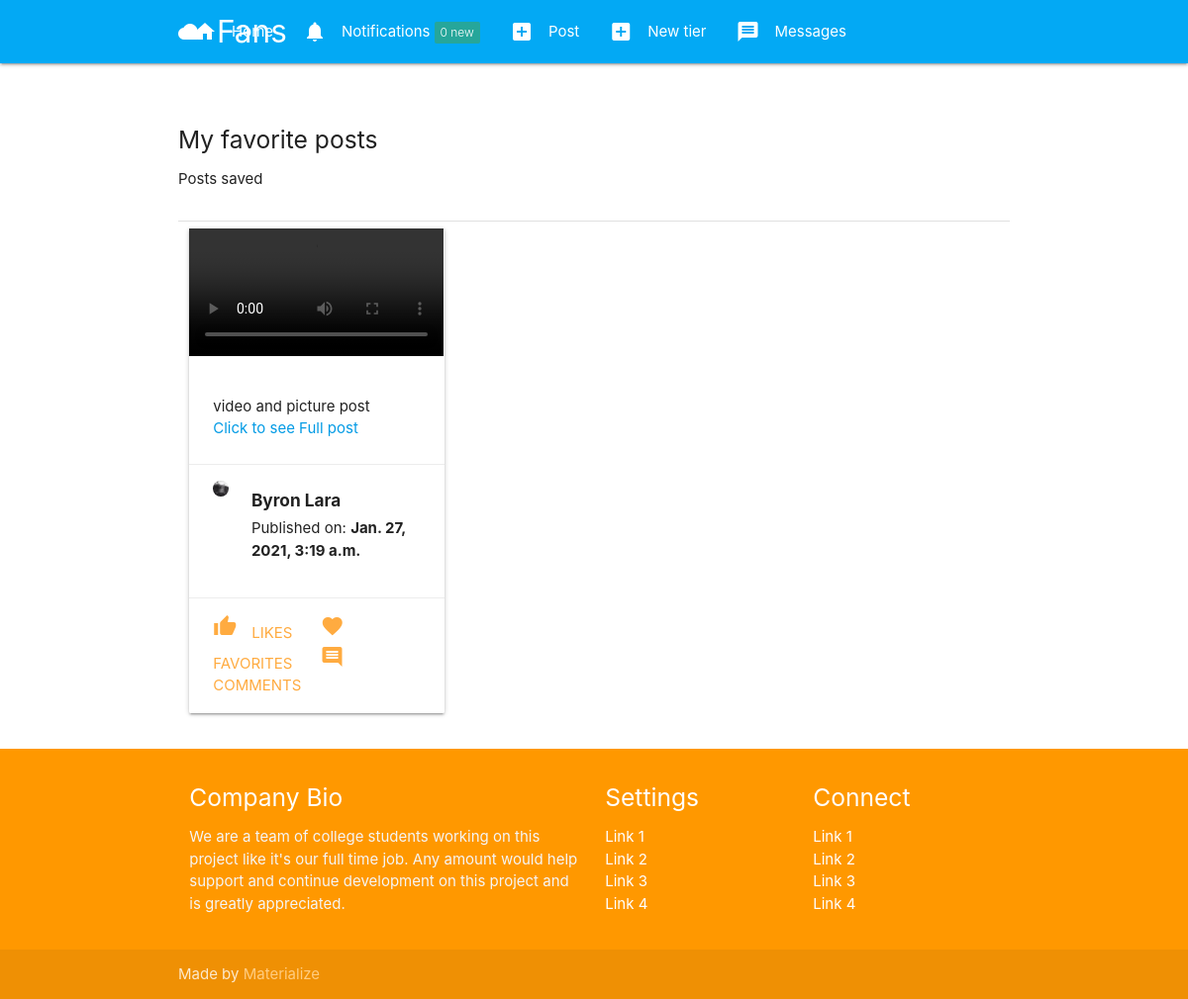
The page /post/bookmarks/ (signed in) on the database its author committed.
### post/models.py (models this page shows)
class Post(models.Model):
    id = models.UUIDField(primary_key=True, default=uuid.uuid4, editable=False)
    content = models.ManyToManyField(PostFileContent, related_name='contents')
    title = models.CharField(max_length=150)
    caption = models.TextField(max_length=1500, verbose_name='Caption')
    posted = models.DateTimeField(auto_now_add=True)
    tier = models.ForeignKey(Tier, on_delete=models.CASCADE, related_name='tiers')
    user = models.ForeignKey(User, on_delete=models.CASCADE)
    likes_count = models.IntegerField(default=0)
    comments_count = models.IntegerField(default=0)
    favorites_count = models.IntegerField(default=0)
    def get_absolute_url(self):
        return reverse('postdetails', args=[str(self.id)])

### authy/models.py (models this page shows, shortened)
class Profile(models.Model):
	user = models.OneToOneField(User, on_delete=models.CASCADE, related_name='profile')
	location = models.CharField(max_length=50, null=True, blank=True)
	url = models.CharField(max_length=80, null=True, blank=True)
	profile_info = models.TextField(max_length=150, null=True, blank=True)
	created = models.DateField(auto_now_add=True)
	picture = models.ImageField(upload_to=user_directory_path_profile, blank=True, null=True, verbose_name='Picture')
	banner = models.ImageField(upload_to=user_directory_path_banner, blank=True, null=True, verbose_name='Banner')

### post/views.py (the view)
# urls.py: path('bookmarks/', BookmarkList, name='bookmarks'),
@login_required
def BookmarkList(request):
    bookmark_list = Bookmark.objects.get(user=request.user)
    paginator = Paginator(bookmark_list.posts.all(), 9)
    page_number = request.GET.get('page')
    bookmark_data = paginator.get_page(page_number)
    context = {
        'bookmark_data': bookmark_data,
    }
    return render(request, 'bookmark_list.html', context)

### authy/views.py (called while the page is built)
def SideNavInfo(request):
	user = request.user
	nav_profile = None
	fans = None
	follows = None
	if user.is_authenticated:
		nav_profile = Profile.objects.get(user=user)
		fans = Subscription.objects.filter(subscribed=user).count()
		follows = Subscription.objects.filter(subscriber=user).count()
	return {'nav_profile': nav_profile, 'fans': fans, 'follows': follows}

### direct/views.py (called while the page is built)
def CheckDirects(request):
    directs_count = 0
    if request.user.is_authenticated:
        directs_count = Message.objects.filter(user=request.user, is_read=False).count()
    return {'directs_count': directs_count}

### notifications/views.py (called while the page is built)
def CountNotifications(request):
    count_notifications = None
    if request.user.is_authenticated:
        count_notifications = Notification.objects.filter(user=request.user, is_seen=False).count()
    return {'count_notifications': count_notifications}

### fans_clone/templates/bookmark_list.html (shortened to what this page needs)
{% extends 'base.html' %}
{% load static %}
{% block content %}
<div class="section">
  <h5>My favorite posts</h5>
  <p>Posts saved</p>
</div>
<div class="divider"></div>
{% for post in bookmark_data %}
    <div class="col s12 m4">
      <div class="card">
        <div class="card-image">
        {% if post.content.first.file.name|slice:"-3:" == 'jpg' %}
          <a href="{{ post.get_absolute_url }}"><img src="{{ post.content.first.file.url }}"></a>
          <span class="card-title"><b>{{ post.title }}</b></span>
          <a class="btn-floating halfway-fab waves-effect waves-light red"><i class="material-icons">favorite</i></a>
        {% else %}
        <div class="video-container">
          <video class="responsive-video" controls="controls" preload="metadata">
            <source src="{{ post.content.first.file.url }}#t=0.5" type="video/mp4">
          </video>
        </div>
        {% endif %}
        </div>
        <div class="card-content">
          {{ post.caption }}
          <p><a href="{{ post.get_absolute_url }}">Click to see Full post</a></p>
        </div>
        <div class="card-action">
          <div class="row">
            <div class="col s2">
              {% if post.user.profile.picture %}
                <img src="{{ post.user.profile.picture.url }}" class="circle responsive-img">
              {% else %}
                <img src="{% static 'img/no_avatar.jpg' %}" class="circle responsive-img">
              {% endif %}
            </div>
            <div class="col s10">
              <h6><b>{{ post.user.first_name }} {{ post.user.last_name }}</b></h6>
              <span>Published on: <b>{{ post.posted }}</b></span>
            </div>
          </div>
        </div>
        <div class="card-action">
          <a href="{% url 'postlike' post.id %}"><i class="material-icons left">thumb_up</i>{{ stream.post.likes_count }} Likes</a>
          <a href="#"><i class="material-icons">favorite</i> {{ stream.post.favorites_count }} Favorites</a>
          <a href="#"><i class="material-icons">comment</i> {{ stream.post.comments_count }} Comments</a>
        </div>
      </div>
    </div>
    {% endfor %}
    <div class="col s12 m12 center-align">
      </div>
{% endblock %}

### rows shown on the page
Post: caption "video and picture post", user.profile.picture (placeholder picture), user.first_name "Byron", user.last_name "Lara", posted "Jan. 27, 2021, 3:19 a.m."

### other values the page prints
{{ count_notifications }} "0"
